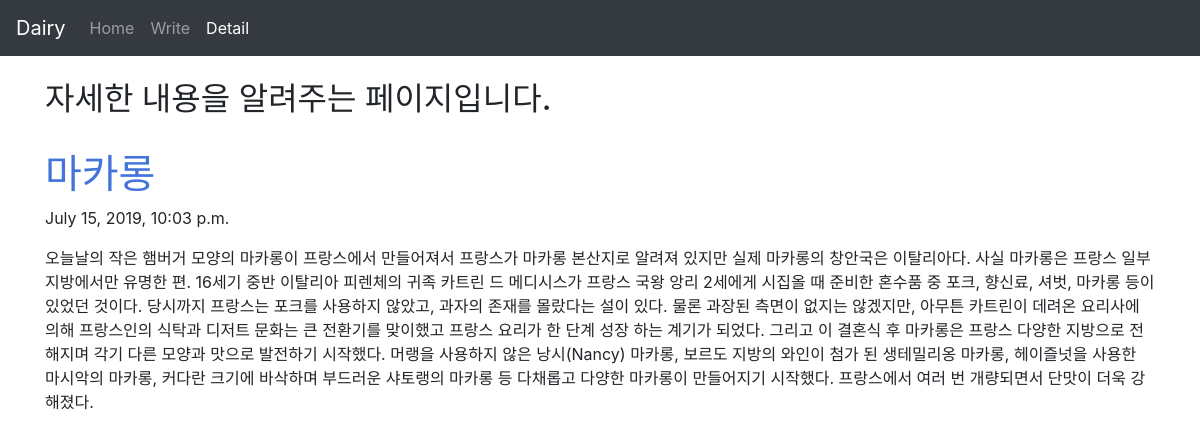
The app's page /blog/4 with its own data.
### blogapp/models.py (models this page shows, shortened)
class Blog(models.Model):
    title = models.CharField(max_length = 200)
    pub_date = models.DateTimeField('date published')
    body = models.TextField()

### blogapp/views.py (the view)
# urls.py: path('blog/<int:blog_id>',blogapp.views.detail, name="detail"),
def detail(request, blog_id):
    details = get_object_or_404(Blog, pk=blog_id)
    return render(request, 'detail.html', {'details':details})

### blogapp/templates/detail.html (shortened to what this page needs)
<head>
    <link rel="stylesheet" href="https://stackpath.bootstrapcdn.com/bootstrap/4.3.1/css/bootstrap.min.css">
</head>
<body>
        <nav class="navbar navbar-expand-lg navbar-dark bg-dark">
                <a class="navbar-brand" href="#">Dairy</a>
                <div class="collapse navbar-collapse" id="navbarSupportedContent">
                  <ul class="navbar-nav mr-auto">
                    <li class="nav-item">
                            <a class="nav-link" href="{% url 'home' %}">Home</a>
                    </li>
                    <li class="nav-item">
                          <a class="nav-link" href="{% url 'new' %}">Write</a>
                    </li>
                    <li class="nav-item active">
                          <a class="nav-link" href="{% url 'detail' 1%}">Detail<span class="sr-only">(current)</span></a>
                    </li>
                  </ul>
                </div>
              </nav>
<div class = "container">
    <br>
    <h2> 자세한 내용을 알려주는 페이지입니다.</h2>
    <br>
    <h1 style="color:#4374D9;">{{details.title}}</h1>
    <p>{{details.pub_date}}</p>
    <p>{{details.body}}</p>
</div>
</body>

### records on screen
Blog: title "마카롱", pub_date "July 15, 2019, 10:03 p.m.", body "오늘날의 작은 햄버거 모양의 마카롱이 프랑스에서 만들어져서 프랑스가 마카롱 본산지로 알려져 있지만 실제 마카롱의 창안국은 이탈리아다. 사실 마카롱은 프랑스 일부 지방에서만 유명한 편. 16세기 중반 이탈리아 피렌체의 귀족 카트린 드 메디시스가 프랑스 국왕 앙리 2세에게 시집올 때 준비한 혼수품 중 포크, 향신료, 셔벗, 마카롱 등이 있었던 것이다. 당시까지 프랑스는 포크를 사용하지 않았고, 과자의 존재를 몰랐다는 설이 있다. 물론 과장된 측면이 없지는 않겠지만, 아무튼 카트린이 데려온 요리사에 의해 프랑스인의 식탁과 디저트 문화는 큰 전환기를 맞이했고 프랑스 요리가 한 단계 성장 하는 계기가 되었다. 그리고 이 결혼식 후 마카롱은 프랑스 다양한 지방으로 전해지며 각기 다른 모양과 맛으로 발전하기 시작했다. 머랭을 사용하지 않은 낭시(Nancy) 마카롱, 보르도 지방의 와인이 첨가 된 생테밀리옹 마카롱, 헤이즐넛을 사용한 마시악의 마카롱, 커다란 크기에 바삭하며 부드러운 샤토랭의 마카롱 등 다채롭고 다양한 마카롱이 만들어지기 시작했다. 프랑스에서 여러 번 개량되면서 단맛이 더욱 강해졌다."
